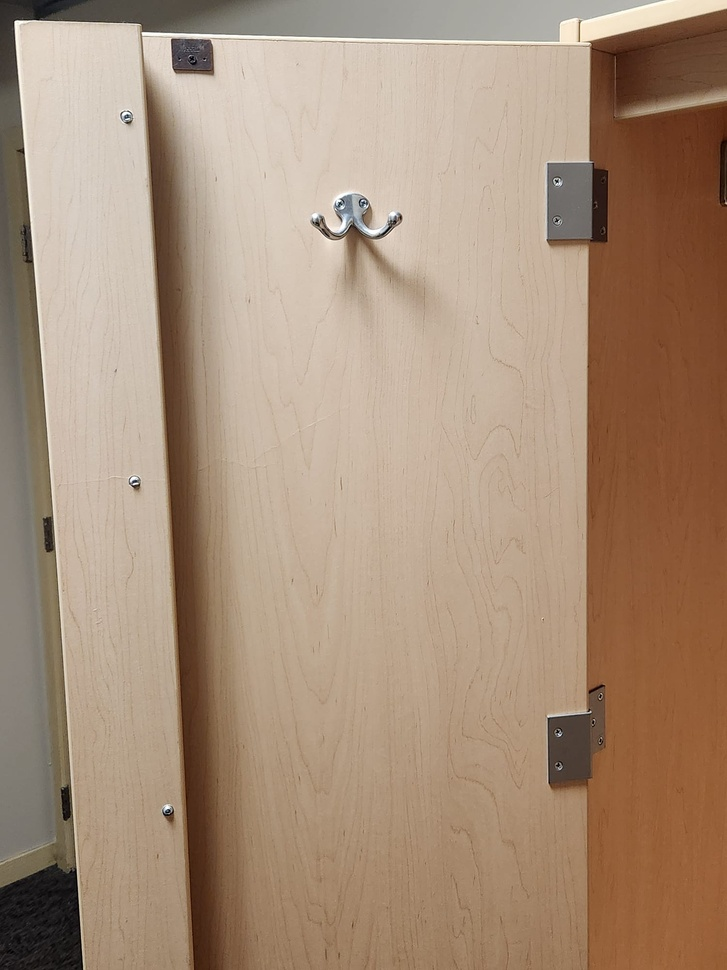
#> input picture screw_exploration/Blob_detection/test6.jpeg, 727 x 970 px, shrunk from 1500 x 2000 before the run, given in place of match25.jpg, which was not available
$ python morphy.py
#> lines starting #> are read from the running program, lines starting #| are printed output that depends on the picture; after the words box and inside, x2 and y2 are one past the last pixel; in counts of white or black regions, pixels touching at a corner belong together; pictures that were not available may be replaced by others from this repository, and a replacement may not be noted
import cv2
image = cv2.imread('C:\\Users\\Aaditya Voruganti\\Desktop\\VortexLens\\screw_exploration\\Blob_detection\\test_images\\match25.jpg')
#> image is the input picture: shape (970, 727, 3); mean B, G, R 121.3, 142.9, 167.4

# Convert the image to grayscale
gray = cv2.cvtColor(image, cv2.COLOR_BGR2GRAY)
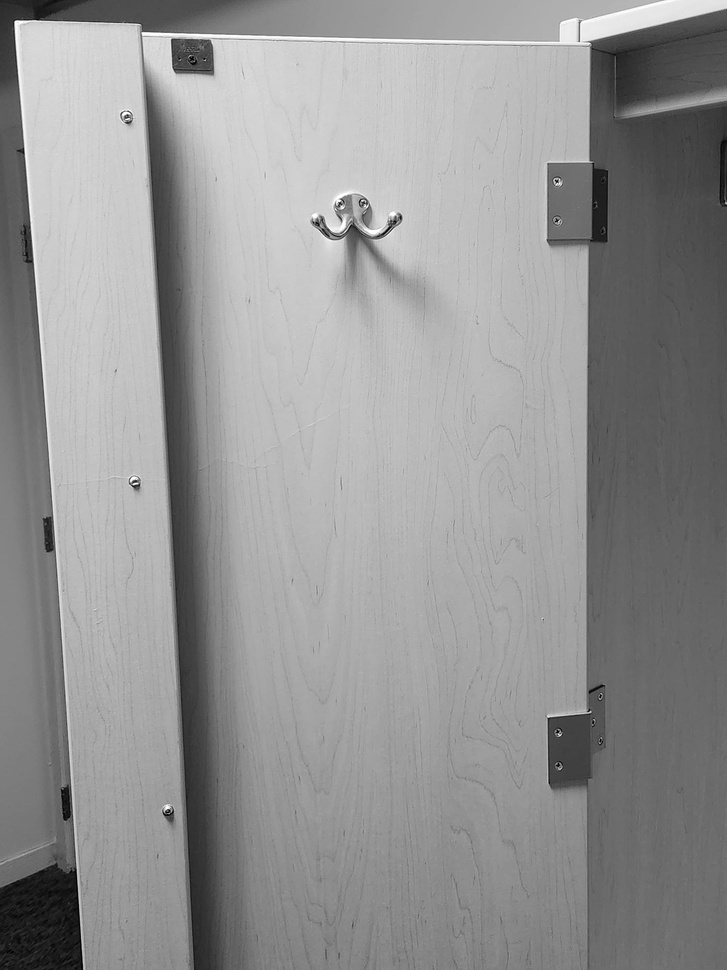
#> gray: shape (970, 727); min 0, max 255, mean 147.7

# Use a binary threshold to distinguish screws and holes
_, binary = cv2.threshold(gray, 200, 255, cv2.THRESH_BINARY_INV)
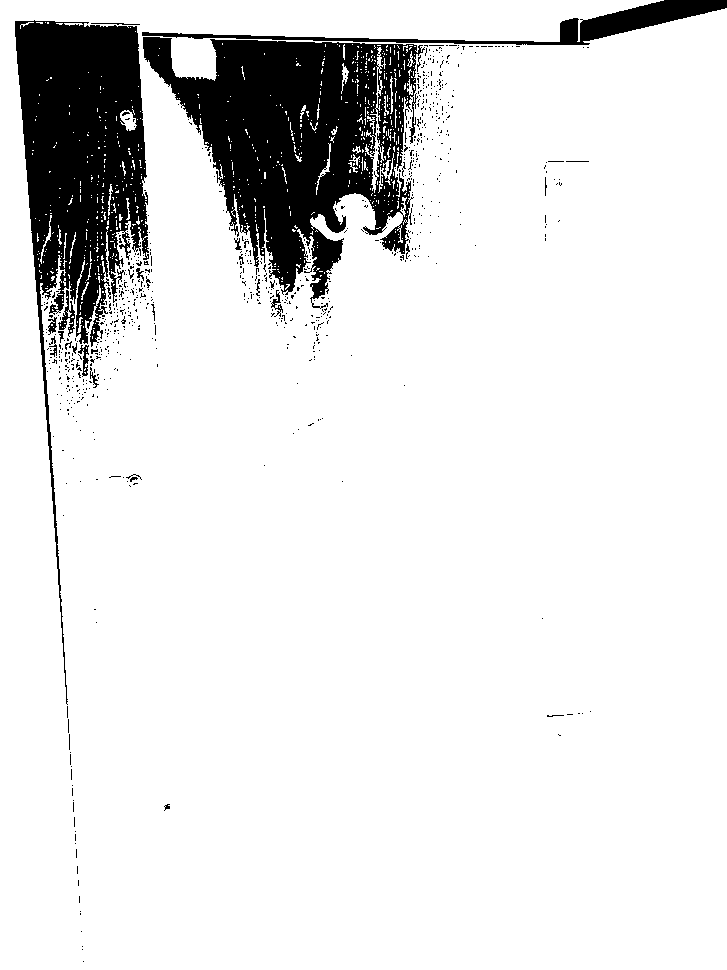
#> binary: shape (970, 727); 89.1% white; 777 black regions (745 under 20 px), largest, box (x1, y1, x2, y2) and area: (143, 37, 425, 309) 38057, (15, 20, 149, 705) 30682, (142, 0, 727, 45) 4722

# Use morphological operations to improve detection
kernel = cv2.getStructuringElement(cv2.MORPH_ELLIPSE, (5, 5))
morph = cv2.morphologyEx(binary, cv2.MORPH_CLOSE, kernel)
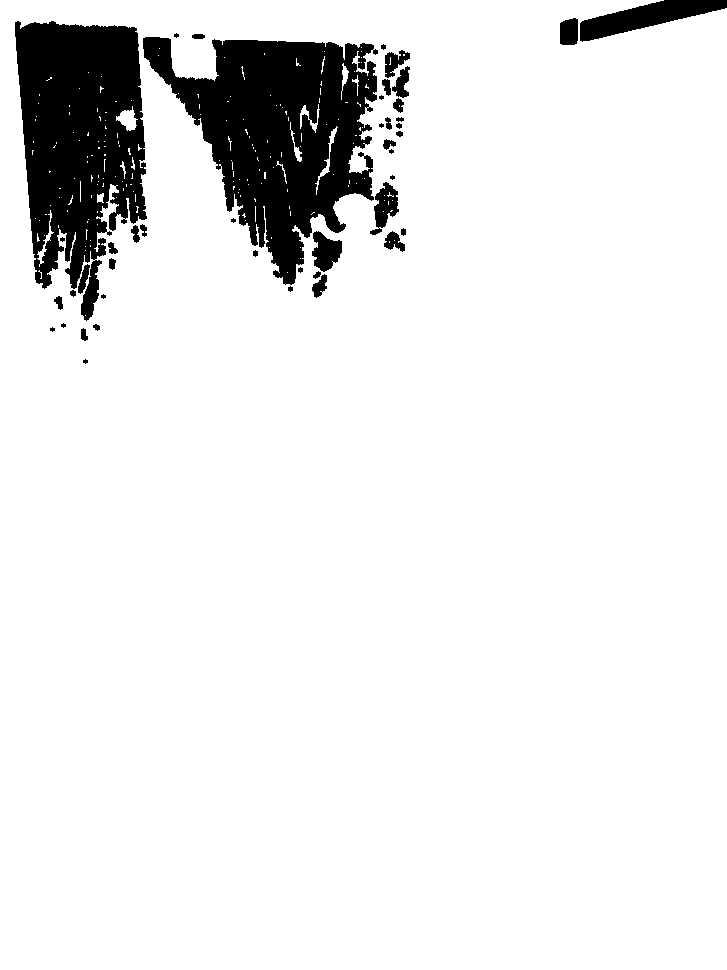
#> morph: shape (970, 727); 91% white; 44 black regions (11 under 20 px)

# Find contours in the image
contours, _ = cv2.findContours(morph, cv2.RETR_EXTERNAL, cv2.CHAIN_APPROX_SIMPLE)
#> contours = 1 contour; box (x1, y1, x2, y2) and area: (0, 0, 727, 970) 700590

# Loop through the contours to identify screws and screw holes
for contour in contours:
    # Calculate the area and the center of the contour
    area = cv2.contourArea(contour)
    if area > 50:  # Filter out small contours
        M = cv2.moments(contour)
        if M["m00"] != 0:
            cX = int(M["m10"] / M["m00"])
            cY = int(M["m01"] / M["m00"])
        else:
            cX, cY = 0, 0

        # Fit a circle around the contour
        ((x, y), radius) = cv2.minEnclosingCircle(contour)

        # Use the area and radius to distinguish between screws and holes
        if radius > 5 and radius < 15:  # Assuming screws and holes have a radius between 5 and 15
            # If the area is large, it's a screw; otherwise, it's an empty hole
            if area / (np.pi * radius * radius) > 0.6:
                # Draw a red circle for screws
                cv2.circle(image, (int(x), int(y)), int(radius), (0, 0, 255), 2)
            else:
                # Draw a blue circle for empty holes
                cv2.circle(image, (int(x), int(y)), int(radius), (255, 0, 0), 2)
#> this loop made 1 pass
#> (area, cX, cY, x, y, radius) on pass 1: (700590.5, 361, 486, 363, 484.5, 605.4)

# Save the annotated image
annotated_image_path = "annotated_screws_and_holes.jpg"
cv2.imwrite(annotated_image_path, image)

# Display the path of the annotated image
annotated_image_path
